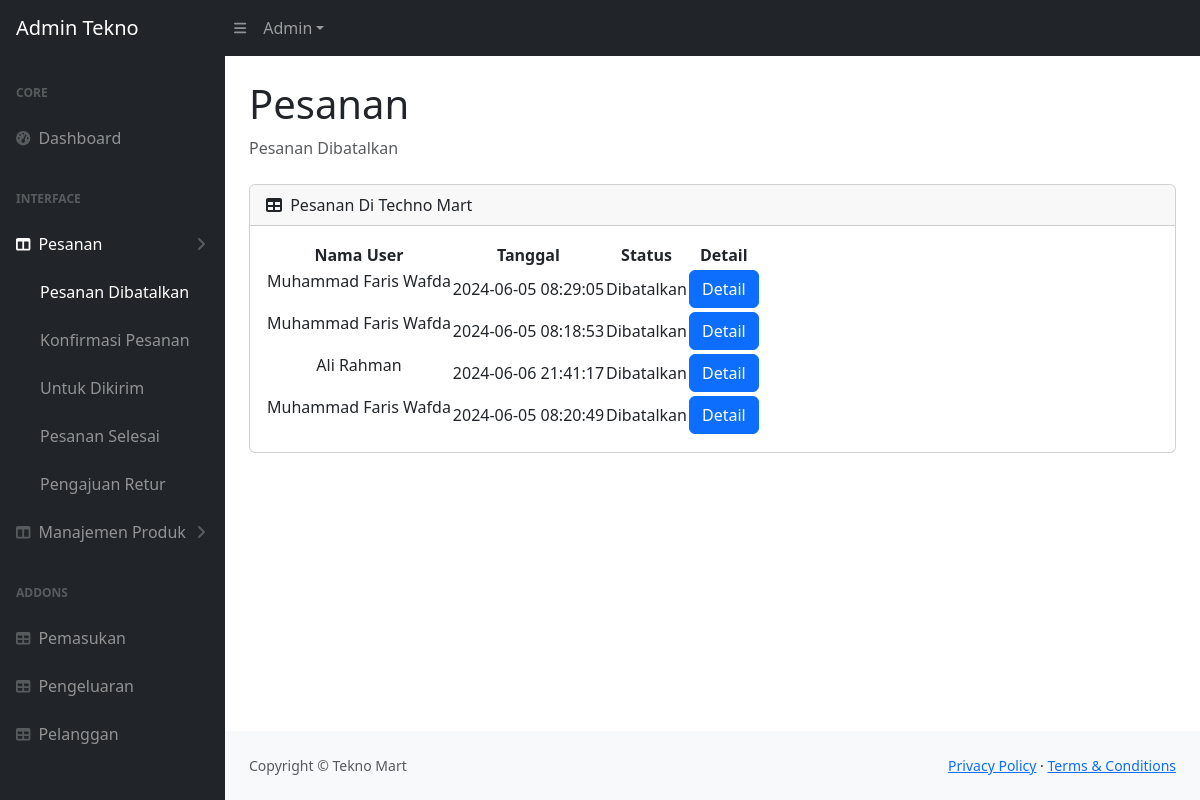
The page /bangjanganbang/batal.php on the database its author committed.
### tables this page shows
CREATE TABLE `orders` (
  `id_orders` int(10) NOT NULL,
  `id_user` int(10) NOT NULL,
  `id_jasa` int(10) NOT NULL,
  `id_metode` int(10) NOT NULL,
  `tanggal` datetime NOT NULL,
  `pesan` varchar(255) NOT NULL,
  `konfirmasi` varchar(99) NOT NULL,
  `status` varchar(99) NOT NULL,
  `bukti_pembayaran` varchar(255) NOT NULL
);

CREATE TABLE `tb_user` (
  `id_user` int(10) NOT NULL,
  `username` varchar(99) NOT NULL,
  `nama` varchar(99) NOT NULL,
  `telp` varchar(20) NOT NULL,
  `alamat` varchar(99) NOT NULL,
  `email` varchar(99) NOT NULL,
  `password` varchar(99) NOT NULL
);

### db/koneksi.php (called while the page is built, shortened)
<?php
$host = "localhost:3306";
$user = "root";
$password = "";
$dbname = "tecp5312_elektronik";
$conn = mysqli_connect($host, $user, $password, $dbname);
function query($query){
    global $conn;
    $result = mysqli_query($conn, $query);
    $rows = [];
    while ($row = mysqli_fetch_assoc($result)) {
        $rows[] = $row;
    }
    return $rows;
}
?>

### bangjanganbang/batal.php (the view, shortened to what this page needs)
<?php
    include "../db/koneksi.php";
    $orders = query("SELECT * FROM orders
                inner join jasa_kirim using(id_jasa)
                inner join metode using(id_metode)
                inner join tb_user using(id_user)
                where status = 'Dibatalkan' ORDER BY status DESC");
?>
<!DOCTYPE html>
<html lang="en">
    <head>
        <link href="https://cdn.jsdelivr.net/npm/simple-datatables@7.1.2/dist/style.min.css" rel="stylesheet" />
        <link href="../css/styles.css" rel="stylesheet" />
        <link href="https://cdn.jsdelivr.net/npm/bootstrap@5.3.3/dist/css/bootstrap.min.css" rel="stylesheet">
    </head>
    <body class="sb-nav-fixed">
        <nav class="sb-topnav navbar navbar-expand navbar-dark bg-dark">
            <a class="navbar-brand ps-3" href="index.php">Admin Tekno</a>
            <button class="btn btn-link btn-sm order-1 order-lg-0 me-4 me-lg-0" id="sidebarToggle" href="#!"><i class="fas fa-bars"></i></button>
            <ul class="navbar-nav ms-auto ms-md-0 me-3 me-lg-4">
                <li class="nav-item dropdown">
                    <a class="nav-link dropdown-toggle" id="navbarDropdown" href="#" role="button" data-bs-toggle="dropdown" aria-expanded="false">Admin</a>
                </li>
            </ul>
        </nav>
        <div id="layoutSidenav">
            <div id="layoutSidenav_nav">
                <nav class="sb-sidenav accordion sb-sidenav-dark" id="sidenavAccordion">
                    <div class="sb-sidenav-menu">
                        <div class="nav">
                            <div class="sb-sidenav-menu-heading">Core</div>
                            <a class="nav-link" href="index.php">
                                <div class="sb-nav-link-icon"><i class="fas fa-tachometer-alt"></i></div>
                                Dashboard
                            </a>
                            <div class="sb-sidenav-menu-heading">Interface</div>
                            <a class="nav-link collapsed active" href="#" data-bs-toggle="collapse" data-bs-target="#collapseLayouts" aria-expanded="true" aria-controls="collapseLayouts">
                                <div class="sb-nav-link-icon"><i class="fas fa-columns"></i></div>
                                Pesanan
                                <div class="sb-sidenav-collapse-arrow"><i class="fas fa-angle-down"></i></div>
                            </a>
                            <div class="collapse show" id="collapseLayouts" aria-labelledby="headingOne" data-bs-parent="#sidenavAccordion">
                                <nav class="sb-sidenav-menu-nested nav">
                                    <a class="nav-link active" href="batal.php">Pesanan Dibatalkan</a>
                                    <a class="nav-link" href="konfirmasi.php">Konfirmasi Pesanan</a>
                                    <a class="nav-link" href="diproses.php">Untuk Dikirim</a>
                                    <a class="nav-link" href="selesai.php">Pesanan Selesai</a>
                                    <a class="nav-link" href="refund.php">Pengajuan Retur</a>
                                </nav>
                            </div>
                            <a class="nav-link collapsed" href="#" data-bs-toggle="collapse" data-bs-target="#collapsePages" aria-expanded="false" aria-controls="collapsePages">
                                <div class="sb-nav-link-icon"><i class="fas fa-columns"></i></div>
                                Manajemen Produk
                                <div class="sb-sidenav-collapse-arrow"><i class="fas fa-angle-down"></i></div>
                            </a>
                            <div class="sb-sidenav-menu-heading">Addons</div>
                            <a class="nav-link" href="pendapatan.php">
                                <div class="sb-nav-link-icon"><i class="fas fa-table"></i></div>
                                Pemasukan
                            </a>
                            <a class="nav-link" href="pengeluaran.php">
                                <div class="sb-nav-link-icon"><i class="fas fa-table"></i></div>
                                Pengeluaran
                            </a>
                            <a class="nav-link" href="user.php">
                                <div class="sb-nav-link-icon"><i class="fas fa-table"></i></div>
                                Pelanggan
                            </a>
                        </div>
                    </div>
                </nav>
            </div>
            <div id="layoutSidenav_content">
                <main>
                    <div class="container-fluid px-4">
                        <h1 class="mt-4">Pesanan</h1>
                        <ol class="breadcrumb mb-4">
                            <li class="breadcrumb-item active">Pesanan Dibatalkan</li>
                        </ol>
                        <div class="card mb-4">
                            <div class="card-header">
                                <i class="fas fa-table me-1"></i>
                                Pesanan Di Techno Mart
                            </div>
                            <div class="card-body">
                                <table id="datatablesSimple" class="text-center">
                                    <thead>
                                        <tr>
                                            <th>Nama User</th>
                                            <th>Tanggal</th>
                                            <th>Status</th>
                                            <th>Detail</th>
                                        </tr>
                                    </thead>
                                    <tbody>
                                        <?php
                                        foreach ($orders as $ord){
                                        ?>
                                        <tr>
                                            <td><p style="font-size:16px"><?= $ord["nama"] ?></p></td>
                                            <td><?= $ord["tanggal"] ?></td>
                                            <td><?= $ord["status"] ?></td>
                                            <td>
                                                <button type="button" class="btn btn-primary" data-bs-toggle="modal" data-bs-target="#exampleModal<?= $ord['id_orders'] ?>">
                                                    Detail
                                                </button>
                                            </td>
                                        </tr>
                                        <?php }?>
                                    </tbody>
                                </table>
                            </div>
                        </div>
                    </div>
                </main>
                <footer class="py-4 bg-light mt-auto">
                    <div class="container-fluid px-4">
                        <div class="d-flex align-items-center justify-content-between small">
                            <div class="text-muted">Copyright &copy; Tekno Mart</div>
                            <div>
                                <a href="#">Privacy Policy</a>
                                &middot;
                                <a href="#">Terms &amp; Conditions</a>
                            </div>
                        </div>
                    </div>
                </footer>
            </div>
        </div>
    </body>
</html>

### rows shown on the page
orders: id_user.nama "Muhammad Faris Wafda", tanggal "2024-06-05 08:29:05", status "Dibatalkan"
orders: id_user.nama "Muhammad Faris Wafda", tanggal "2024-06-05 08:18:53", status "Dibatalkan"
orders: id_user.nama "Ali Rahman", tanggal "2024-06-06 21:41:17", status "Dibatalkan"
orders: id_user.nama "Muhammad Faris Wafda", tanggal "2024-06-05 08:20:49", status "Dibatalkan"
